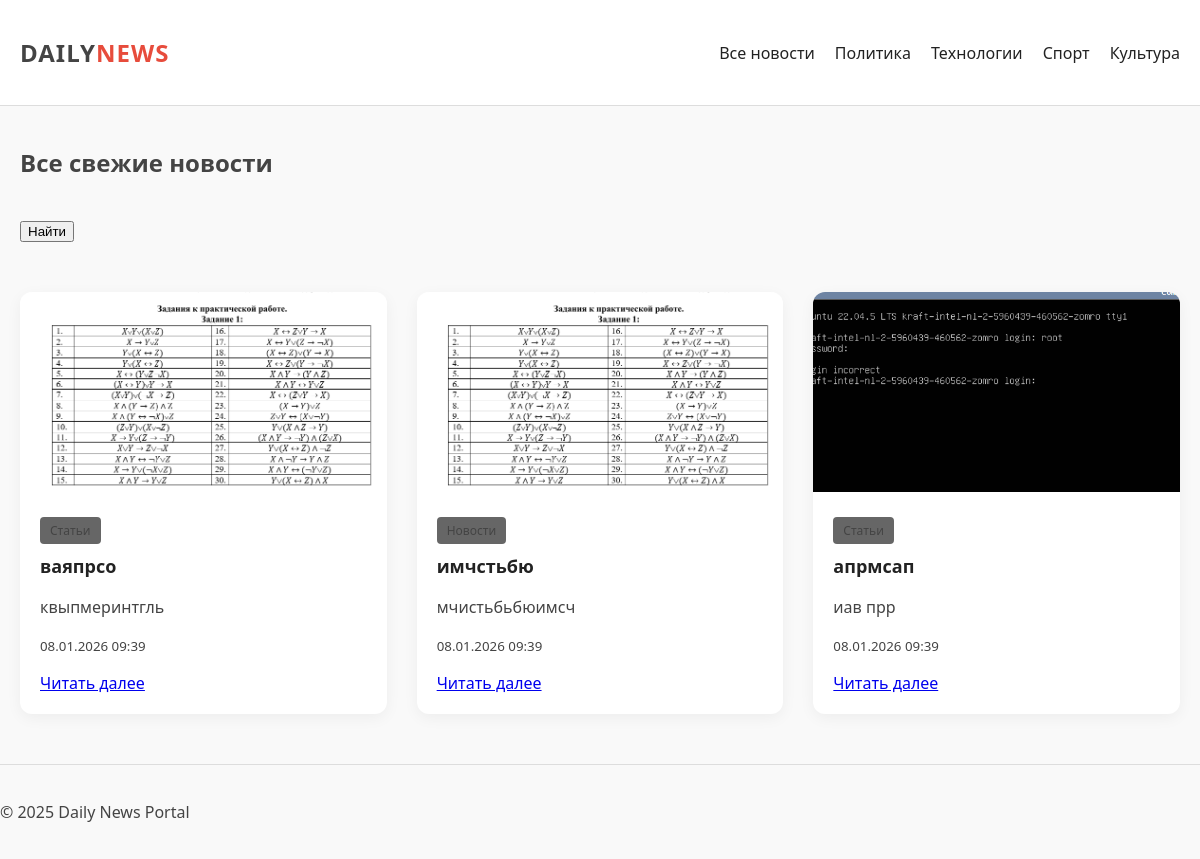
The page /news/ on the database as committed earlier.
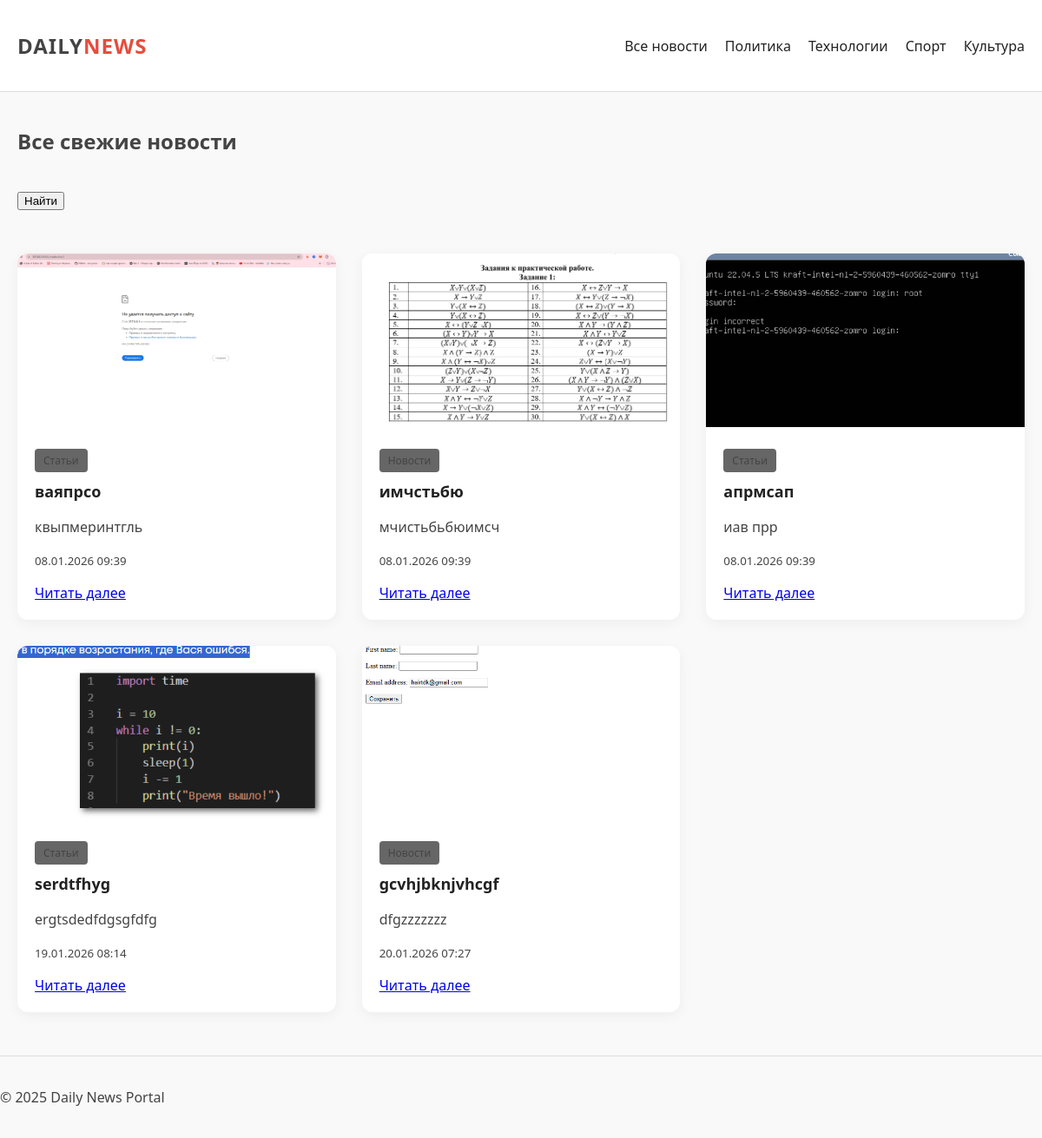
The same page on the database as committed later.
### news/models.py (models this page shows, shortened)
class Tovar(models.Model):
    title = models.TextField(max_length=255)
    text = models.TextField()
    category = models.ForeignKey('Category', on_delete=models.CASCADE)
    data = models.DateTimeField(auto_now_add=True)
    image = models.ImageField(upload_to='img_news/', blank=True, verbose_name="Изображение")
    author = models.TextField(max_length=30)

class Category(models.Model):
    name = models.CharField(max_length=25)
    subscribers = models.ManyToManyField(User, related_name='subscribers', blank=True)
    def __str__(self):
        return self.name

### news/views.py (the view)
# urls.py: path('news/', ProductsList.as_view(), name='news'),
class ProductsList(ListView):
    model=Tovar
    template_name = 'news.html'
    context_object_name = 'post'
    paginate_by = 10

### news/templatetags/news_filters.py (called while the page is built)
@register.filter(name='censor')
def censor(value):
    if not isinstance(value, str):
        return value
    text = value
    for word in BAD_WORDS:
        pattern = re.compile(re.escape(word), re.IGNORECASE)
        def replace_with_stars(match):
            w = match.group(0)
            return w[0] + '*' * (len(w) - 1)
        text = pattern.sub(replace_with_stars, text)
    return text

### templates/news.html (shortened to what this page needs)
{% extends 'default.html' %}
{% load news_filters %}
{% block content %}
<section class="all-news">
    <h1 style="margin: 40px 0;">Все свежие новости</h1>
    <form action="" method="get">
        <input type="submit" value="Найти">
    </form>
    <div class="news-grid">
        {% for post in post %}
        <article class="card">
            {% if post.image %}
                <img src="{{ post.image.url }}" alt="{{ post.title }}">
            {% else %}
                <img src="via.placeholder.com" alt="Нет фото">
            {% endif %}
            <div class="card-body">
                <span class="badge" style="background: #666; margin-bottom: 10px; display: inline-block;">
                    {{ post.category }}
                </span>
                <h3>{{ post.title|censor  }}</h3>
                <p>{{ post.text|censor|truncatewords:20 }}</p>
                <p><small>{{ post.data|date:"d.m.Y H:i" }}</small></p>
                <a href="{% url 'news:news_detail' post.pk %}">Читать далее</a>
            </div>
        </article>
        {% empty %}
            <p>Новостей пока нет.</p>
        {% endfor %}
    </div>
</section>
{% endblock %}

Rows that differ between the two databases and show on the page:
changed Tovar "ваяпрсо": image: a different picture
added Tovar: image (picture), category "Статьи", title|censor "serdtfhyg", text|censor "ergtsdedfdgsgfdfg", data "19.01.2026 08:14"
added Tovar: image (picture), category "Новости", title|censor "gcvhjbknjvhcgf", text|censor "dfgzzzzzzz", data "20.01.2026 07:27"
